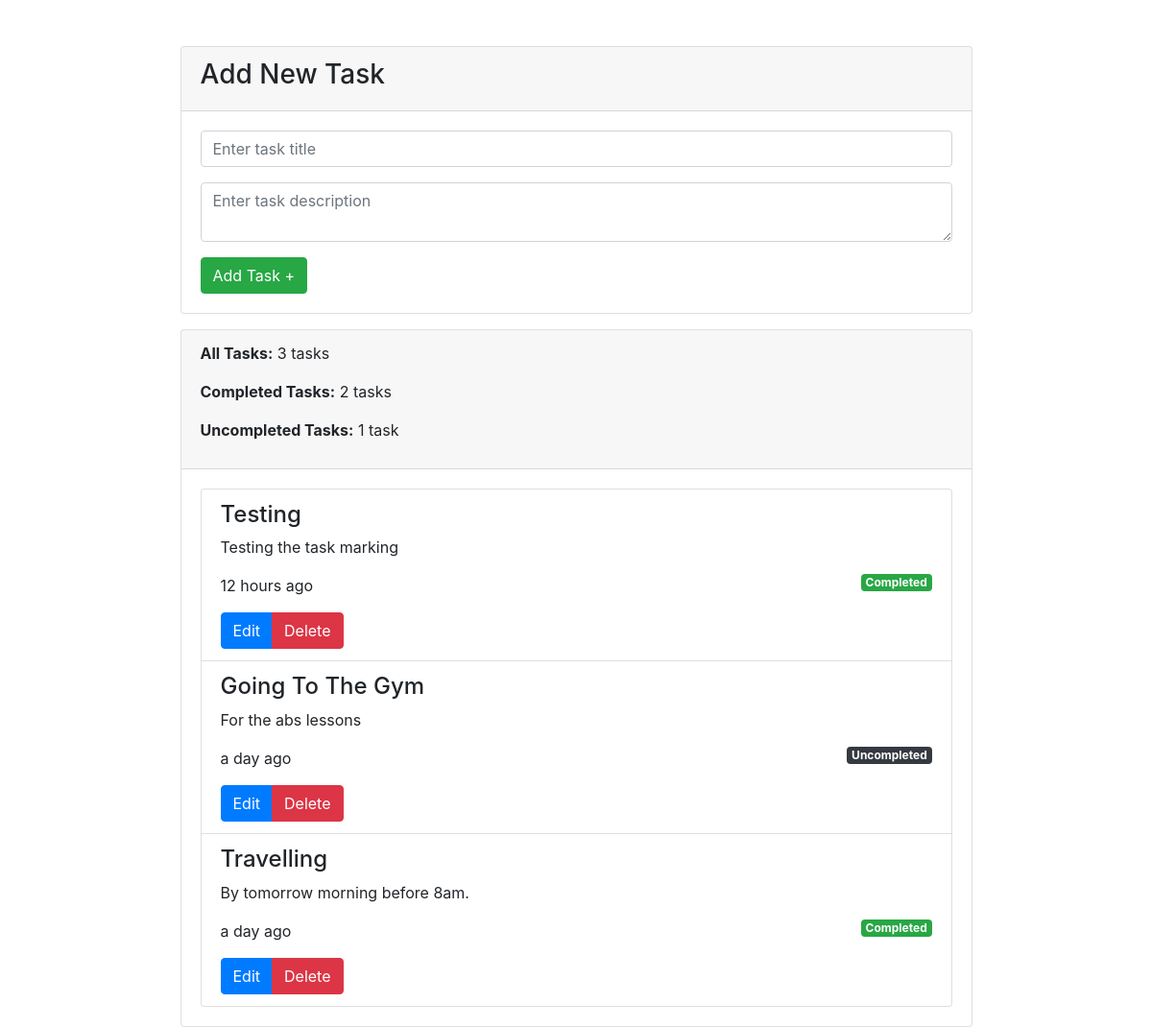
The page / on the database its author committed.
### tables this page shows
CREATE TABLE `task` (
  `id` int unsigned NOT NULL AUTO_INCREMENT,
  `title` varchar(100) NOT NULL,
  `detail` varchar(255) DEFAULT NULL,
  `created_at` datetime NOT NULL DEFAULT CURRENT_TIMESTAMP,
  `completed` tinyint(1) NOT NULL DEFAULT '0',
  PRIMARY KEY (`id`)
);

### Includes/class-autoload.inc.php (called while the page is built, shortened)
<?php
function autoload($className)
{
    $path = 'Repository/';
    $extension = '.repo.php';
    $fileName = $path . $className . $extension;
}

### Repository/DbConfig.repo.php (called while the page is built, shortened)
<?php
abstract class DbConfig
{
    protected $dbHost       = "localhost";
    protected $dbUser       = "root";
    protected $dbPass       = "html5001#";
    protected $dbName       = "todo";
    protected $dbHandler, $dbStmt;
    public function __construct()
    {
        $dsn = "mysql:host=" . $this->dbHost . ';dbname=' . $this->dbName;
        $options = array(
            PDO::ATTR_PERSISTENT => true,
            PDO::ATTR_ERRMODE => PDO::ERRMODE_EXCEPTION
        );
        try {
            $this->dbHandler = new PDO($dsn, $this->dbUser, $this->dbPass, $options);
        } catch (Exception $e) {
            var_dump(
                'Couldn\'t Establish A Database Connection.
				Due to the following reason: ' . $e->getMessage()
            );
        }
    }
    public function query($query)
    {
        $this->dbStmt = $this->dbHandler->prepare($query);
    }
    public function bind($param, $value, $type = null)
    {
        if (is_null($type)) {
            switch (true) {
                case is_int($value):
                    $type = PDO::PARAM_INT;
                    break;
            }
        }
        $this->dbStmt->bindValue($param, $value, $type);
    }
    public function execute()
    {
        $this->dbStmt->execute();
        return true;
    }
    public function fetchAll()
    {
        $this->execute();
        return $this->dbStmt->fetchAll(PDO::FETCH_ASSOC);
    }
}

### Repository/TaskRepository.repo.php (the view, shortened to what this page needs)
<?php
require_once 'DbConfig.repo.php';
class TaskRepository extends DbConfig
{
    public function getAllTask()
    {
        try {
            $this->query("SELECT id, title, detail, created_at, completed FROM task ORDER BY id DESC");
            while ($row = $this->fetchAll()) {
                return $row;
            }
        } catch (PDOException $e) {
            $this->scream("Error:" . $e->getMessage());
        }
    }
    public function scream($item)
    {
        echo $item;
    }
}

### Templates/Header.php (shortened to what this page needs)
<!DOCTYPE html>
<html lang="en">
<head>
    <link rel="stylesheet" href="assets/bootstrap.min.css">
</head>

### Index.php (shortened to what this page needs)
<?php
require "./Includes/class-autoload.inc.php";
require_once("Templates/Header.php");
$taskController = new TaskRepository();
$allTask = $taskController->countAll('task');
$completedTask = $taskController->countWhere('task', 'completed', 1);
$unCompletedTask = $taskController->countWhere('task', 'completed', 0);
?>
<body>
    <div class="container">
        <div class="row mt-5 justify-content-center">
            <div class="col-md-9">
                <div class="card">
                    <div class="card-header">
                        <h3>Add New Task</h3>
                    </div>
                    <div class="card-body">
                        <form method="post" action="Process.php">
                            <div class="form-group">
                                <input type="text" name="title" id="title" class="form-control" placeholder="Enter task title" required>
                            </div>
                            <div class="form-group">
                                <textarea name="detail" id="detail" class="form-control" placeholder="Enter task description"></textarea>
                            </div>
                            <button type="submit" class="btn btn-success" name="addTask">Add Task <span>&#43;</span></button>
                        </form>
                    </div>
                </div>
                <div class="card mt-3">
                    <div class="card-header">
                        <p><strong>All Tasks:</strong>
                            <?php
                            $taskController->scream($taskController->toQuantity($allTask, 'task'));
                            ?>
                        </p>
                        <p><strong>Completed Tasks:</strong>
                            <?php
                            $taskController->scream($taskController->toQuantity($completedTask, 'task'));
                            ?>
                        </p>
                        <p><strong>Uncompleted Tasks:</strong>
                            <?php
                            $taskController->scream($taskController->toQuantity($unCompletedTask, 'task'));
                            ?>
                        </p>
                    </div>
                    <div class="card-body">
                        <ul class='list-group'>
                            <?php
                            $result = $taskController->getAllTask();
                            if (!empty($result)) {
                                foreach ($result as $key) {
                            ?>
                                    <li class='list-group-item'>
                                        <h4>
                                            <?php $taskController->scream($key['title']); ?>
                                        </h4>
                                        <p><?php $taskController->scream($key['detail']); ?></p>
                                        <?php
                                        if ($key['completed'] == 0) {
                                            $status = "<span class='badge badge-dark float-right'>Uncompleted</span>";
                                        } else {
                                            $status = "<span class='badge badge-success float-right'>Completed</span>";
                                        }
                                        $taskController->scream($status);
                                        ?>
                                        <p>
                                            <?php $taskController->scream($taskController->timeAgo($key['created_at'])); ?>
                                        </p>
                                        <div class="btn-group">
                                            <a class="btn btn-primary" href="EditTask.php?id=<?php $taskController->scream($key['id']); ?>">
                                                Edit
                                            </a>
                                            <a class="btn btn-danger btn-del" href="Process.php?send=del&id=<?php $taskController->scream($key['id']); ?>">
                                                Delete
                                            </a>
                                        </div>
                                    </li>
                                <?php
                                }
                                ?>
                        </ul>
                    <?php } else { ?>
                        <h4 class='text-danger text-center mt-3'>You currently have <?php $taskController->scream($taskController->toQuantity($allTask, 'task')) ?> in your todo list</h4>
                    <?php } ?>
                    </div>
                </div>
            </div>
        </div>
    </div>
    <?php include_once 'Templates/Footer.php'; ?>

### Templates/Footer.php
</body>
</html>

### rows shown on the page
task: title "Testing Testing the task marking 12 hours ago", completed "Completed"
task: title "Going To The Gym For the abs lessons a day ago", completed "Uncompleted"
task: title "Travelling By tomorrow morning before 8am. a day ago", completed "Completed"

### other values the page prints
$item "3 tasks 2 tasks 1 task"
